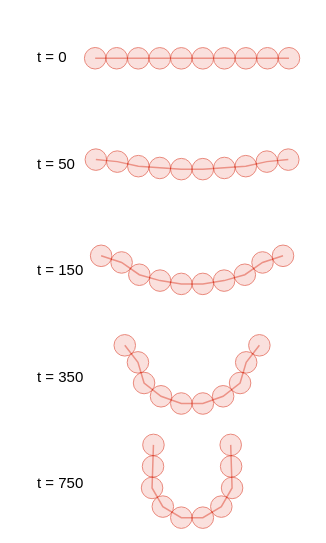

The cell this chart's notebook holds for it:
### Markdown cell above
### Figure 1 — Settling transient

Five snapshots of the $B = 1000$ fiber, COM-centred and stacked
vertically (top = early, bottom = late). Beads are drawn as
filled circles at the true bead radius $a$ — the visible bead
size relative to the fiber length is $a / L = 1/18$.

### Code cell
def draw_shape(fig, beads_xz, *, color, fill, line_width=1.5, bead_radius=a, opacity=1.0):
    """Draw a fiber as a connecting line plus one filled circle per bead."""
    xs, zs = beads_xz[:, 0], beads_xz[:, 1]
    fig.add_trace(go.Scatter(
        x=xs, y=zs, mode="lines",
        line=dict(color=color, width=line_width),
        showlegend=False, hoverinfo="skip",
    ))
    for cx, cz in zip(xs, zs, strict=True):
        fig.add_shape(
            type="circle", xref="x", yref="y",
            x0=cx - bead_radius, x1=cx + bead_radius,
            y0=cz - bead_radius, y1=cz + bead_radius,
            line=dict(color=color, width=1.0),
            fillcolor=fill, opacity=opacity, layer="above",
        )


def stack_shape(snapshot_xz, row_index, z_step):
    """Centre an (n_beads, 2) snapshot at the origin, then shift down by row_index*z_step."""
    centred = snapshot_xz - snapshot_xz.mean(axis=0)
    centred[:, 1] -= row_index * z_step
    return centred


step_indices = np.array([0, 100, 300, 700, 1499])
times = step_indices * dt_set
z_step = 0.55 * L_set

# Layout. Bead column extends to roughly ±0.5 L; reserve the leftmost
# 0.6 L of the canvas for labels.
x_label = -0.8 * L_set
x_left, x_right = -.85 * L_set, 0.55 * L_set

fig1 = figstyle.figure(size="half", aspect=0.6)

for i, (step, t) in enumerate(zip(step_indices, times, strict=True)):
    snap_xz = lab_pos_g[step][:, [0, 2]]      # take (x, z)
    placed = stack_shape(snap_xz, i, z_step)
    draw_shape(
        fig1, placed,
        color=figstyle.COLORS["red"],
        fill=figstyle.COLORS["red_25"],
        opacity=0.6,
    )
    figstyle.add_label(
        fig1, (x_label, -i * z_step), f"t = {t:.0f}", anchor="middle right",
    )

y_top = 0.5 * z_step
y_bot = -(len(step_indices) - 1) * z_step - 0.5 * z_step
fig1.update_xaxes(visible=False, range=[x_left, x_right])
fig1.update_yaxes(visible=False, scaleanchor="x", scaleratio=1, range=[y_bot, y_top])
fig1.update_layout(margin=dict(l=5, r=5, t=5, b=5))

figstyle.save(fig1, "fig_settling_transient", figdir=FIGDIR)
fig1.show()

### Figure 1 — Plotly figure (JSON) as saved in the notebook; plotly's stock layout.template omitted (floating-point values rounded to 4 significant figures)
{"data": [{"hoverinfo": "skip", "line": {"color": "#DA3B26", "width": 1.5}, "mode": "lines", "showlegend": false, "type": "scatter", "x": [-9.0, -7.0, -5.0, -3.0, -1.0, 1.0, 3.0, 5.0, 7.0, 9.0], "y": [0.004861, 0.003074, -0.001256, -0.002778, -0.003901, -0.003901, -0.002778, -0.001256, 0.003074, 0.004861]}, {"hoverinfo": "skip", "mode": "text", "showlegend": false, "text": ["t = 0"], "textfont": {"color": "black", "family": "Helvetica, Arial, sans-serif", "size": 15}, "textposition": "middle right", "type": "scatter", "x": [-14.4], "y": [0.0]}, {"hoverinfo": "skip", "line": {"color": "#DA3B26", "width": 1.5}, "mode": "lines", "showlegend": false, "type": "scatter", "x": [-8.936, -6.945, -4.99, -2.997, -1.0, 1.0, 2.997, 4.99, 6.945, 8.936], "y": [-9.41, -9.596, -10.02, -10.18, -10.29, -10.29, -10.18, -10.02, -9.596, -9.41]}, {"hoverinfo": "skip", "mode": "text", "showlegend": false, "text": ["t = 50"], "textfont": {"color": "black", "family": "Helvetica, Arial, sans-serif", "size": 15}, "textposition": "middle right", "type": "scatter", "x": [-14.4], "y": [-9.9]}, {"hoverinfo": "skip", "line": {"color": "#DA3B26", "width": 1.5}, "mode": "lines", "showlegend": false, "type": "scatter", "x": [-8.446, -6.544, -4.901, -2.976, -1.0, 1.0, 2.976, 4.901, 6.544, 8.446], "y": [-18.34, -18.96, -20.1, -20.65, -20.95, -20.95, -20.65, -20.1, -18.96, -18.34]}, {"hoverinfo": "skip", "mode": "text", "showlegend": false, "text": ["t = 150"], "textfont": {"color": "black", "family": "Helvetica, Arial, sans-serif", "size": 15}, "textposition": "middle right", "type": "scatter", "x": [-14.4], "y": [-19.8]}, {"hoverinfo": "skip", "line": {"color": "#DA3B26", "width": 1.5}, "mode": "lines", "showlegend": false, "type": "scatter", "x": [-6.251, -5.027, -4.458, -2.885, -1.0, 1.0, 2.885, 4.458, 5.027, 6.251], "y": [-26.66, -28.24, -30.16, -31.39, -32.06, -32.06, -31.39, -30.16, -28.24, -26.66]}, {"hoverinfo": "skip", "mode": "text", "showlegend": false, "text": ["t = 350"], "textfont": {"color": "black", "family": "Helvetica, Arial, sans-serif", "size": 15}, "textposition": "middle right", "type": "scatter", "x": [-14.4], "y": [-29.7]}, {"hoverinfo": "skip", "line": {"color": "#DA3B26", "width": 1.5}, "mode": "lines", "showlegend": false, "type": "scatter", "x": [-3.587, -3.627, -3.716, -2.716, -1.0, 1.0, 2.716, 3.716, 3.627, 3.587], "y": [-35.9, -37.9, -39.9, -41.63, -42.66, -42.66, -41.63, -39.9, -37.9, -35.9]}, {"hoverinfo": "skip", "mode": "text", "showlegend": false, "text": ["t = 750"], "textfont": {"color": "black", "family": "Helvetica, Arial, sans-serif", "size": 15}, "textposition": "middle right", "type": "scatter", "x": [-14.4], "y": [-39.6]}], "layout": {"height": 543, "margin": {"b": 5, "l": 5, "r": 5, "t": 5}, "shapes": [{"fillcolor": "#F8CCC7", "layer": "above", "line": {"color": "#DA3B26", "width": 1.0}, "opacity": 0.6, "type": "circle", "x0": -10.0, "x1": -8.0, "xref": "x", "y0": -0.9951, "y1": 1.005, "yref": "y"}, {"fillcolor": "#F8CCC7", "layer": "above", "line": {"color": "#DA3B26", "width": 1.0}, "opacity": 0.6, "type": "circle", "x0": -8.0, "x1": -6.0, "xref": "x", "y0": -0.9969, "y1": 1.003, "yref": "y"}, {"fillcolor": "#F8CCC7", "layer": "above", "line": {"color": "#DA3B26", "width": 1.0}, "opacity": 0.6, "type": "circle", "x0": -6.0, "x1": -4.0, "xref": "x", "y0": -1.001, "y1": 0.9987, "yref": "y"}, {"fillcolor": "#F8CCC7", "layer": "above", "line": {"color": "#DA3B26", "width": 1.0}, "opacity": 0.6, "type": "circle", "x0": -4.0, "x1": -2.0, "xref": "x", "y0": -1.003, "y1": 0.9972, "yref": "y"}, {"fillcolor": "#F8CCC7", "layer": "above", "line": {"color": "#DA3B26", "width": 1.0}, "opacity": 0.6, "type": "circle", "x0": -2.0, "x1": 1.192e-07, "xref": "x", "y0": -1.004, "y1": 0.9961, "yref": "y"}, {"fillcolor": "#F8CCC7", "layer": "above", "line": {"color": "#DA3B26", "width": 1.0}, "opacity": 0.6, "type": "circle", "x0": 1.192e-07, "x1": 2.0, "xref": "x", "y0": -1.004, "y1": 0.9961, "yref": "y"}, {"fillcolor": "#F8CCC7", "layer": "above", "line": {"color": "#DA3B26", "width": 1.0}, "opacity": 0.6, "type": "circle", "x0": 2.0, "x1": 4.0, "xref": "x", "y0": -1.003, "y1": 0.9972, "yref": "y"}, {"fillcolor": "#F8CCC7", "layer": "above", "line": {"color": "#DA3B26", "width": 1.0}, "opacity": 0.6, "type": "circle", "x0": 4.0, "x1": 6.0, "xref": "x", "y0": -1.001, "y1": 0.9987, "yref": "y"}, {"fillcolor": "#F8CCC7", "layer": "above", "line": {"color": "#DA3B26", "width": 1.0}, "opacity": 0.6, "type": "circle", "x0": 6.0, "x1": 8.0, "xref": "x", "y0": -0.9969, "y1": 1.003, "yref": "y"}, {"fillcolor": "#F8CCC7", "layer": "above", "line": {"color": "#DA3B26", "width": 1.0}, "opacity": 0.6, "type": "circle", "x0": 8.0, "x1": 10.0, "xref": "x", "y0": -0.9951, "y1": 1.005, "yref": "y"}, {"fillcolor": "#F8CCC7", "layer": "above", "line": {"color": "#DA3B26", "width": 1.0}, "opacity": 0.6, "type": "circle", "x0": -9.936, "x1": -7.936, "xref": "x", "y0": -10.41, "y1": -8.41, "yref": "y"}, {"fillcolor": "#F8CCC7", "layer": "above", "line": {"color": "#DA3B26", "width": 1.0}, "opacity": 0.6, "type": "circle", "x0": -7.945, "x1": -5.945, "xref": "x", "y0": -10.6, "y1": -8.596, "yref": "y"}, {"fillcolor": "#F8CCC7", "layer": "above", "line": {"color": "#DA3B26", "width": 1.0}, "opacity": 0.6, "type": "circle", "x0": -5.99, "x1": -3.99, "xref": "x", "y0": -11.02, "y1": -9.017, "yref": "y"}, {"fillcolor": "#F8CCC7", "layer": "above", "line": {"color": "#DA3B26", "width": 1.0}, "opacity": 0.6, "type": "circle", "x0": -3.997, "x1": -1.997, "xref": "x", "y0": -11.18, "y1": -9.185, "yref": "y"}, {"fillcolor": "#F8CCC7", "layer": "above", "line": {"color": "#DA3B26", "width": 1.0}, "opacity": 0.6, "type": "circle", "x0": -2.0, "x1": -1.431e-07, "xref": "x", "y0": -11.29, "y1": -9.293, "yref": "y"}, {"fillcolor": "#F8CCC7", "layer": "above", "line": {"color": "#DA3B26", "width": 1.0}, "opacity": 0.6, "type": "circle", "x0": -1.431e-07, "x1": 2.0, "xref": "x", "y0": -11.29, "y1": -9.293, "yref": "y"}, {"fillcolor": "#F8CCC7", "layer": "above", "line": {"color": "#DA3B26", "width": 1.0}, "opacity": 0.6, "type": "circle", "x0": 1.997, "x1": 3.997, "xref": "x", "y0": -11.18, "y1": -9.185, "yref": "y"}, {"fillcolor": "#F8CCC7", "layer": "above", "line": {"color": "#DA3B26", "width": 1.0}, "opacity": 0.6, "type": "circle", "x0": 3.99, "x1": 5.99, "xref": "x", "y0": -11.02, "y1": -9.017, "yref": "y"}, {"fillcolor": "#F8CCC7", "layer": "above", "line": {"color": "#DA3B26", "width": 1.0}, "opacity": 0.6, "type": "circle", "x0": 5.945, "x1": 7.945, "xref": "x", "y0": -10.6, "y1": -8.596, "yref": "y"}, {"fillcolor": "#F8CCC7", "layer": "above", "line": {"color": "#DA3B26", "width": 1.0}, "opacity": 0.6, "type": "circle", "x0": 7.936, "x1": 9.936, "xref": "x", "y0": -10.41, "y1": -8.41, "yref": "y"}, {"fillcolor": "#F8CCC7", "layer": "above", "line": {"color": "#DA3B26", "width": 1.0}, "opacity": 0.6, "type": "circle", "x0": -9.446, "x1": -7.446, "xref": "x", "y0": -19.34, "y1": -17.34, "yref": "y"}, {"fillcolor": "#F8CCC7", "layer": "above", "line": {"color": "#DA3B26", "width": 1.0}, "opacity": 0.6, "type": "circle", "x0": -7.544, "x1": -5.544, "xref": "x", "y0": -19.96, "y1": -17.96, "yref": "y"}, {"fillcolor": "#F8CCC7", "layer": "above", "line": {"color": "#DA3B26", "width": 1.0}, "opacity": 0.6, "type": "circle", "x0": -5.901, "x1": -3.901, "xref": "x", "y0": -21.1, "y1": -19.1, "yref": "y"}, {"fillcolor": "#F8CCC7", "layer": "above", "line": {"color": "#DA3B26", "width": 1.0}, "opacity": 0.6, "type": "circle", "x0": -3.976, "x1": -1.976, "xref": "x", "y0": -21.65, "y1": -19.65, "yref": "y"}, {"fillcolor": "#F8CCC7", "layer": "above", "line": {"color": "#DA3B26", "width": 1.0}, "opacity": 0.6, "type": "circle", "x0": -2.0, "x1": 0.0, "xref": "x", "y0": -21.95, "y1": -19.95, "yref": "y"}, {"fillcolor": "#F8CCC7", "layer": "above", "line": {"color": "#DA3B26", "width": 1.0}, "opacity": 0.6, "type": "circle", "x0": 0.0, "x1": 2.0, "xref": "x", "y0": -21.95, "y1": -19.95, "yref": "y"}, {"fillcolor": "#F8CCC7", "layer": "above", "line": {"color": "#DA3B26", "width": 1.0}, "opacity": 0.6, "type": "circle", "x0": 1.976, "x1": 3.976, "xref": "x", "y0": -21.65, "y1": -19.65, "yref": "y"}, {"fillcolor": "#F8CCC7", "layer": "above", "line": {"color": "#DA3B26", "width": 1.0}, "opacity": 0.6, "type": "circle", "x0": 3.901, "x1": 5.901, "xref": "x", "y0": -21.1, "y1": -19.1, "yref": "y"}, {"fillcolor": "#F8CCC7", "layer": "above", "line": {"color": "#DA3B26", "width": 1.0}, "opacity": 0.6, "type": "circle", "x0": 5.544, "x1": 7.544, "xref": "x", "y0": -19.96, "y1": -17.96, "yref": "y"}, {"fillcolor": "#F8CCC7", "layer": "above", "line": {"color": "#DA3B26", "width": 1.0}, "opacity": 0.6, "type": "circle", "x0": 7.446, "x1": 9.446, "xref": "x", "y0": -19.34, "y1": -17.34, "yref": "y"}, {"fillcolor": "#F8CCC7", "layer": "above", "line": {"color": "#DA3B26", "width": 1.0}, "opacity": 0.6, "type": "circle", "x0": -7.251, "x1": -5.251, "xref": "x", "y0": -27.66, "y1": -25.66, "yref": "y"}, {"fillcolor": "#F8CCC7", "layer": "above", "line": {"color": "#DA3B26", "width": 1.0}, "opacity": 0.6, "type": "circle", "x0": -6.027, "x1": -4.027, "xref": "x", "y0": -29.24, "y1": -27.24, "yref": "y"}, {"fillcolor": "#F8CCC7", "layer": "above", "line": {"color": "#DA3B26", "width": 1.0}, "opacity": 0.6, "type": "circle", "x0": -5.458, "x1": -3.458, "xref": "x", "y0": -31.16, "y1": -29.16, "yref": "y"}, {"fillcolor": "#F8CCC7", "layer": "above", "line": {"color": "#DA3B26", "width": 1.0}, "opacity": 0.6, "type": "circle", "x0": -3.885, "x1": -1.885, "xref": "x", "y0": -32.39, "y1": -30.39, "yref": "y"}, {"fillcolor": "#F8CCC7", "layer": "above", "line": {"color": "#DA3B26", "width": 1.0}, "opacity": 0.6, "type": "circle", "x0": -2.0, "x1": 2.623e-07, "xref": "x", "y0": -33.06, "y1": -31.06, "yref": "y"}, {"fillcolor": "#F8CCC7", "layer": "above", "line": {"color": "#DA3B26", "width": 1.0}, "opacity": 0.6, "type": "circle", "x0": 2.623e-07, "x1": 2.0, "xref": "x", "y0": -33.06, "y1": -31.06, "yref": "y"}, {"fillcolor": "#F8CCC7", "layer": "above", "line": {"color": "#DA3B26", "width": 1.0}, "opacity": 0.6, "type": "circle", "x0": 1.885, "x1": 3.885, "xref": "x", "y0": -32.39, "y1": -30.39, "yref": "y"}, {"fillcolor": "#F8CCC7", "layer": "above", "line": {"color": "#DA3B26", "width": 1.0}, "opacity": 0.6, "type": "circle", "x0": 3.458, "x1": 5.458, "xref": "x", "y0": -31.16, "y1": -29.16, "yref": "y"}, {"fillcolor": "#F8CCC7", "layer": "above", "line": {"color": "#DA3B26", "width": 1.0}, "opacity": 0.6, "type": "circle", "x0": 4.027, "x1": 6.027, "xref": "x", "y0": -29.24, "y1": -27.24, "yref": "y"}, {"fillcolor": "#F8CCC7", "layer": "above", "line": {"color": "#DA3B26", "width": 1.0}, "opacity": 0.6, "type": "circle", "x0": 5.251, "x1": 7.251, "xref": "x", "y0": -27.66, "y1": -25.66, "yref": "y"}, {"fillcolor": "#F8CCC7", "layer": "above", "line": {"color": "#DA3B26", "width": 1.0}, "opacity": 0.6, "type": "circle", "x0": -4.587, "x1": -2.587, "xref": "x", "y0": -36.9, "y1": -34.9, "yref": "y"}, {"fillcolor": "#F8CCC7", "layer": "above", "line": {"color": "#DA3B26", "width": 1.0}, "opacity": 0.6, "type": "circle", "x0": -4.627, "x1": -2.627, "xref": "x", "y0": -38.9, "y1": -36.9, "yref": "y"}, {"fillcolor": "#F8CCC7", "layer": "above", "line": {"color": "#DA3B26", "width": 1.0}, "opacity": 0.6, "type": "circle", "x0": -4.716, "x1": -2.716, "xref": "x", "y0": -40.9, "y1": -38.9, "yref": "y"}, {"fillcolor": "#F8CCC7", "layer": "above", "line": {"color": "#DA3B26", "width": 1.0}, "opacity": 0.6, "type": "circle", "x0": -3.716, "x1": -1.716, "xref": "x", "y0": -42.63, "y1": -40.63, "yref": "y"}, {"fillcolor": "#F8CCC7", "layer": "above", "line": {"color": "#DA3B26", "width": 1.0}, "opacity": 0.6, "type": "circle", "x0": -2.0, "x1": 5.029e-08, "xref": "x", "y0": -43.66, "y1": -41.66, "yref": "y"}, {"fillcolor": "#F8CCC7", "layer": "above", "line": {"color": "#DA3B26", "width": 1.0}, "opacity": 0.6, "type": "circle", "x0": 2.887e-07, "x1": 2.0, "xref": "x", "y0": -43.66, "y1": -41.66, "yref": "y"}, {"fillcolor": "#F8CCC7", "layer": "above", "line": {"color": "#DA3B26", "width": 1.0}, "opacity": 0.6, "type": "circle", "x0": 1.716, "x1": 3.716, "xref": "x", "y0": -42.63, "y1": -40.63, "yref": "y"}, {"fillcolor": "#F8CCC7", "layer": "above", "line": {"color": "#DA3B26", "width": 1.0}, "opacity": 0.6, "type": "circle", "x0": 2.716, "x1": 4.716, "xref": "x", "y0": -40.9, "y1": -38.9, "yref": "y"}, {"fillcolor": "#F8CCC7", "layer": "above", "line": {"color": "#DA3B26", "width": 1.0}, "opacity": 0.6, "type": "circle", "x0": 2.627, "x1": 4.627, "xref": "x", "y0": -38.9, "y1": -36.9, "yref": "y"}, {"fillcolor": "#F8CCC7", "layer": "above", "line": {"color": "#DA3B26", "width": 1.0}, "opacity": 0.6, "type": "circle", "x0": 2.587, "x1": 4.587, "xref": "x", "y0": -36.9, "y1": -34.9, "yref": "y"}], "width": 326, "xaxis": {"range": [-15.3, 9.9], "visible": false}, "yaxis": {"range": [-44.55, 4.95], "scaleanchor": "x", "scaleratio": 1, "visible": false}}}
